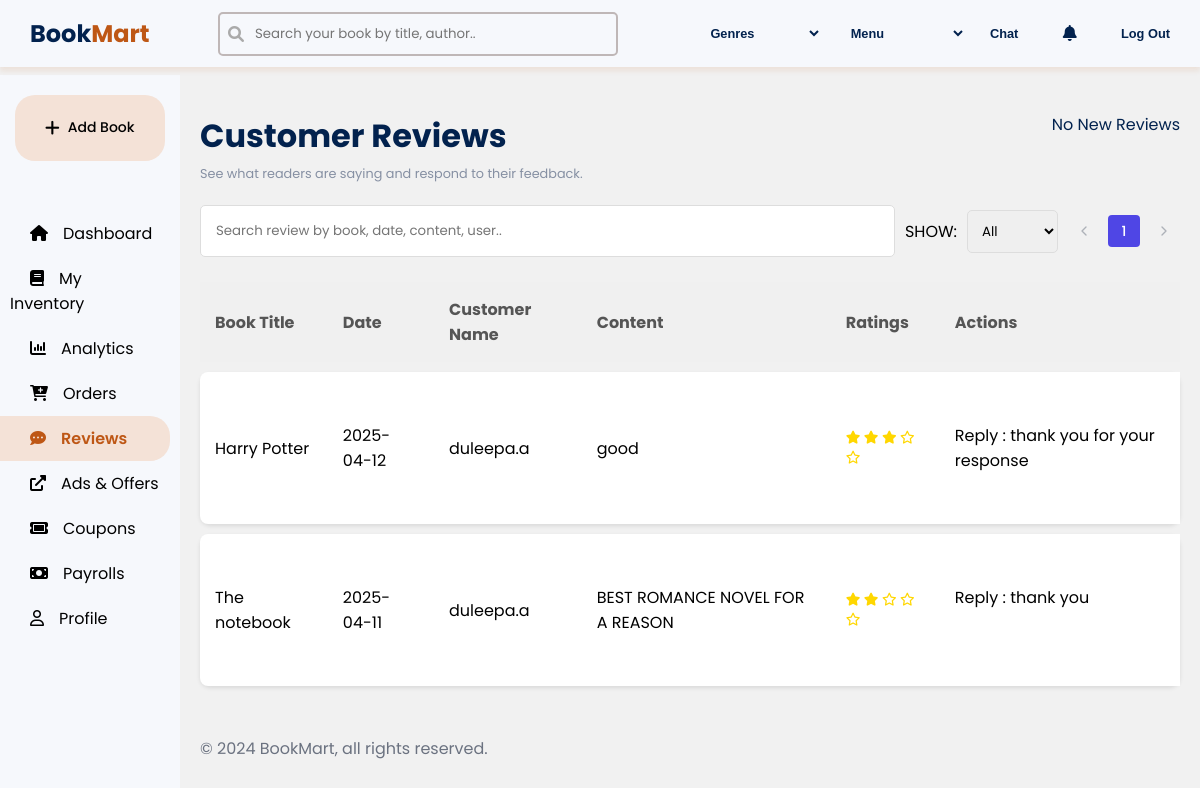
The page /public/BookstoreController/getReviews (signed in) on the database its author committed.
### tables this page shows
CREATE TABLE `review` (
  `id` int(11) NOT NULL,
  `buyer_id` int(11) NOT NULL,
  `book_id` int(11) NOT NULL,
  `order_id` int(11) DEFAULT NULL,
  `seller_id` int(11) DEFAULT NULL,
  `rating` int(11) DEFAULT NULL CHECK (`rating` >= 1 and `rating` <= 5),
  `comment` varchar(250) DEFAULT NULL,
  `reply` varchar(255) NOT NULL,
  `likes` int(11) NOT NULL DEFAULT 0,
  `seller_rating` int(11) DEFAULT NULL CHECK (`seller_rating` >= 1 and `seller_rating` <= 3),
  `review_date` datetime DEFAULT current_timestamp(),
  `is_read` int(11) NOT NULL DEFAULT 0
);

CREATE TABLE `book` (
  `id` int(11) NOT NULL,
  `seller_id` int(11) DEFAULT NULL,
  `title` varchar(255) NOT NULL,
  `ISBN` varchar(50) NOT NULL,
  `author` varchar(255) NOT NULL,
  `genre` enum('children','crime','education','fantasy','fiction','history','horror','mystery','non-fiction','romance','short-story','sci-fi') NOT NULL,
  `publisher` varchar(100) NOT NULL,
  `language` varchar(100) NOT NULL DEFAULT 'English',
  `cover_image` varchar(100) NOT NULL,
  `price` decimal(10,2) NOT NULL,
  `discount` decimal(10,2) NOT NULL DEFAULT 0.00,
  `quantity` int(11) NOT NULL,
  `book_condition` enum('new','like-new','very-good','good','acceptable','poor') NOT NULL,
  `description` text DEFAULT NULL,
  `status` enum('available','removed','auction') NOT NULL DEFAULT 'available',
  `created_at` timestamp NOT NULL DEFAULT current_timestamp()
);

CREATE TABLE `user` (
  `ID` int(10) NOT NULL,
  `username` varchar(100) NOT NULL,
  `email` varchar(100) NOT NULL,
  `password` varchar(100) NOT NULL,
  `role` enum('buyer','bookSeller','bookStore','courier','admin') NOT NULL,
  `createdAt` date NOT NULL DEFAULT current_timestamp(),
  `active_status` enum('active','inactive') NOT NULL DEFAULT 'active'
);

### app/controllers/BookstoreController.php (called while the page is built, shortened)
<?php
class BookstoreController extends Controller{
    public function getReviews(){
        $reviewModel = new ReviewModel();
        $bookModel = new BookModel();
        $userModel = new UserModel();
        $currentPage = isset($_GET['page']) ? (int)$_GET['page'] : 1;
        $itemsPerPage = 10;
        $offset = ($currentPage - 1) * $itemsPerPage;
        $filterStatus = isset($_GET['status']) ? $_GET['status'] : 'all';
        $baseConditions = ['seller_id' => $_SESSION['user_id']];
        $reviewModel->setLimit($itemsPerPage);
        $reviewModel->setOffset($offset);
        $totalReviews = $reviewModel->count($baseConditions);
        $totalPages = ceil($totalReviews / $itemsPerPage);
        $reviews = $reviewModel->where($baseConditions);
        $unreadCount = 0;
        if ($reviews) {
            foreach ($reviews as $review) {
                $book = $bookModel->first(['id' => $review->book_id]);
                $buyer = $userModel->first(['id' => $review->buyer_id]);
                $review->book_title = $book->title ?? 'Unknown';
                $review->buyer_name = $buyer->username ?? 'Anonymous';
            }
        }
        $this->view('bookstoreReviews', [
            'reviews' => $reviews,
            'unreadcount' => $unreadCount,
            'currentPage' => $currentPage,
            'totalPages' => $totalPages,
            'filterStatus' => $filterStatus
        ]);
    }
}

### public/index.php (called while the page is built, shortened)
<?php
require "../app/core/init.php";
$app = new App;
$app->loadController();

### app/core/init.php (called while the page is built, shortened)
<?php
spl_autoload_register(function($classname){
    $filename = "../app/models/".ucfirst($classname). ".php";
});
require 'Database.php';
require 'Model.php';

### app/core/Model.php (called while the page is built, shortened)
<?php
Trait Model{
    protected $limit = 10;
    protected $offset ='0';
    protected $order_column = "id";
    protected $order_type = "desc";
    public function setLimit($limit) {
        $this->limit = $limit;
    }
    public function setOffset($offset) {
        $this->offset = $offset;
    }
    public function where($data,$data_not = []){
        $keys = array_keys($data);
        $query="SELECT * FROM $this->table WHERE ";
        foreach($keys as $key){
            $query .= $key . "=:" .$key . " && ";
        }
        $query =trim($query," && "). " ";
        $query .="order by $this->order_column $this->order_type limit $this->limit offset $this->offset" ;
        $data = array_merge($data,$data_not);
        return $this->query($query,$data);
    }
    public function count($data = [], $data_not = []) {
        $keys = array_keys($data);
        $keys_not = array_keys($data_not);
        $query = "SELECT COUNT(*) as total FROM $this->table WHERE ";
        foreach ($keys as $key) {
            $query .= $key . "=:" . $key . " && ";
        }
        $query = trim($query, " && ");
        $data = array_merge($data, $data_not);
        $result = $this->query($query, $data);
        return $result ? $result[0]->total : 0;
    }
}

### app/core/Database.php (called while the page is built, shortened)
<?php
Trait Database{
    private $pdo;
    protected function connect() {
        if (!$this->pdo) {
            $string = "mysql:hostname=" . DBHOST . ";dbname=" . DBNAME;
            $this->pdo = new PDO($string, DBUSER, DBPASS);
        }
        return $this->pdo;
    }
    public function query($query,$data = []){
        $conn = $this->connect();
        $stm=$conn->prepare($query);
        $check = $stm->execute($data);
        if($check){
            $result = $stm->fetchAll(PDO::FETCH_OBJ);
            if(is_array($result) && count($result)){
                return $result;
            }
        }
        return false;
    }
}

### app/views/bookstoreReviews.view.php (the view, shortened to what this page needs)
<!DOCTYPE html>
<html lang="en">
<head>
    <link rel="stylesheet" href="<?= ROOT ?>/assets/CSS/bookstoreReviews.css">
    <link rel="stylesheet" href="https://cdnjs.cloudflare.com/ajax/libs/font-awesome/6.0.0-beta3/css/all.min.css">
</head>
<body>
    <?php include 'secondaryNavBar.view.php'; ?>
     <?php include 'commonSidebar.view.php'; ?>
    <div class="container">
        <div class="page-title">
            <div class="Heading">
                <h1>Customer Reviews</h1>
                <span class="sub-heading">See what readers are saying and respond to their feedback.</span>
            </div>
            <p><?= $unreadcount === 0 ? 'No' : htmlspecialchars($unreadcount) ?> New Reviews</p>
        </div>
        <div class="inventory-toolbar">
            <input type="text" placeholder="Search review by book, date, content, user.. " class="inventory-search-bar">
            <div class="filter">
                <label for="status-filter">SHOW:</label>
                <select id="status-filter" class="status-filter">
                    <option value="all" <?= $filterStatus === 'all' ? 'selected' : '' ?>>All</option>
                </select>
            </div>
            <div class="pagination">
                <div class="pagination-item pagination-arrow <?= $currentPage <= 1 ? 'disabled' : '' ?>">
                    <?php if ($currentPage > 1): ?>
                        <a href="?page=<?= $currentPage - 1 ?>&status=<?= urlencode($filterStatus) ?>">
                            <svg xmlns="http://www.w3.org/2000/svg" width="16" height="16" viewBox="0 0 24 24" fill="none"
                                stroke="currentColor" stroke-width="2" stroke-linecap="round" stroke-linejoin="round">
                                <polyline points="15 18 9 12 15 6"></polyline>
                            </svg>
                        </a>
                    <?php else: ?>
                        <svg xmlns="http://www.w3.org/2000/svg" width="16" height="16" viewBox="0 0 24 24" fill="none"
                            stroke="currentColor" stroke-width="2" stroke-linecap="round" stroke-linejoin="round">
                            <polyline points="15 18 9 12 15 6"></polyline>
                        </svg>
                    <?php endif; ?>
                </div>
                <?php for ($i = 1; $i <= $totalPages; $i++): ?>
                    <?php if ($i == 1 || $i == $totalPages || abs($i - $currentPage) <= 1): ?>
                        <div class="pagination-item pagination-number <?= $currentPage == $i ? 'active' : '' ?>">
                            <a href="?page=<?= $i ?>&status=<?= urlencode($filterStatus) ?>" style="color: inherit; text-decoration: none; width: 100%; height: 100%; display: flex; align-items: center; justify-content: center;">
                                <?= $i ?>
                            </a>
                        </div>
                    <?php elseif ($i == 2 && $currentPage > 3 || $i == $totalPages - 1 && $currentPage < $totalPages - 2): ?>
                        <div class="pagination-item pagination-dots">...</div>
                    <?php endif; ?>
                <?php endfor; ?>
                <div class="pagination-item pagination-arrow <?= $currentPage >= $totalPages ? 'disabled' : '' ?>">
                    <?php if ($currentPage < $totalPages): ?>
                        <a href="?page=<?= $currentPage + 1 ?>&status=<?= urlencode($filterStatus) ?>">
                            <svg xmlns="http://www.w3.org/2000/svg" width="16" height="16" viewBox="0 0 24 24" fill="none"
                                stroke="currentColor" stroke-width="2" stroke-linecap="round" stroke-linejoin="round">
                                <polyline points="9 18 15 12 9 6"></polyline>
                            </svg>
                        </a>
                    <?php else: ?>
                        <svg xmlns="http://www.w3.org/2000/svg" width="16" height="16" viewBox="0 0 24 24" fill="none"
                            stroke="currentColor" stroke-width="2" stroke-linecap="round" stroke-linejoin="round">
                            <polyline points="9 18 15 12 9 6"></polyline>
                        </svg>
                    <?php endif; ?>
                </div>
            </div>
        </div>
        <?php if (!empty($reviews)): ?>
        <table class="reviews-table">
            <thead>
                <tr>
                    <th>Book Title</th>
                    <th>Date</th>
                    <th>Customer Name</th>
                    <th>Content</th>
                    <th>Ratings</th>
                    <th>Actions</th>
                </tr>
            </thead>
            <tbody>
                <?php foreach ($reviews as $review): ?>
                    <tr>
                        <td><?= htmlspecialchars($review->book_title) ?></td>
                        <td><?= date('Y-m-d', strtotime($review->review_date)) ?></td>
                        <td><?= htmlspecialchars($review->buyer_name) ?></td>
                        <td><?= htmlspecialchars($review->comment) ?></td>
                        <td class="stars">
                            <?php for ($i = 1; $i <= 5; $i++): ?>
                                <i class="<?= $i <= $review->rating ? 'fas' : 'far' ?> fa-star"></i>
                            <?php endfor; ?>
                        </td>
                        <td>
                        <?php if(empty($review->reply)): ?>
                            <button class="reply-btn" data-review-id="<?= $review->id ?>">Reply</button>
                        <?php else:?>
                            Reply : <?= htmlspecialchars($review->reply) ?>
                        <?php endif; ?>
                        </td>
                    </tr>
                <?php endforeach; ?>
            </tbody>
        </table>
    </div>
    <?php else: ?>
        <div class="message-div">
            No reviews found.
        </div>
            <?php endif; ?>
    <footer class="small-footer">
            <p>&copy; 2024 BookMart, all rights reserved.</p>
    </footer>
</body>
</html>

### public/assets/CSS/bookstoreReviews.css (style rules this page uses)
* { margin: 0; box-sizing: border-box; font-family: 'poppins',Calibri, sans-serif; }
body { background-color: #F1F1F1; }
.container { width:85%; margin-top: 6%; margin-left: 15%; padding: 20px; }
.page-title { color: #02224E; margin-bottom: 20px; margin-top: 20px; display:flex; justify-content: space-between; }
.sub-heading { margin-top: 20px; font-size: 0.8rem; color: #8690a3; }
.reviews-table { width: 100%; border-collapse: separate; border-spacing: 0 10px; }
.reviews-table thead { background-color: #f0f0f0; }
.reviews-table th, .reviews-table td { text-align: left; padding: 15px; }
.reviews-table th { color: #555; font-size: 16px; }
.reviews-table tbody tr { background-color: #fff; box-shadow: 0 2px 4px rgba(0, 0, 0, 0.1); border-radius: 10px; display:table-row; justify-content: space-between; align-items: center; padding: 20px; margin-bottom: 10px; }
.reviews-table tbody tr td { padding-top:50px; padding-bottom:50px; border-top: 1px solid transparent; border-bottom: 1px solid transparent; }
.reviews-table tbody tr td:first-child { border-top-left-radius:8px; border-bottom-left-radius:8px; }
.reviews-table tbody tr td:last-child { display: flex; gap: 10px; border-top-right-radius:8px; border-bottom-right-radius:8px; }
.stars { font-size: small; color: #FFD700; }
.inventory-toolbar { display: flex; gap: 10px; margin-bottom: 15px; align-items: center; }
.inventory-search-bar { flex: 1; padding: 15px; border: 1px solid #ddd; border-radius: 5px; }
.filter { display: flex; align-items: center; }
.status-filter { padding: 10px; border: 1px solid #ddd; border-radius: 5px; margin-left: 10px; }
input { accent-color: #BE5715; }
.small-footer { margin-left: 15%; padding: 20px; margin-top: 0; margin-bottom: 3rem; }
.small-footer p { color: #6b7280; }
.pagination { display: flex; align-items: center; gap: 8px; margin:0 ; }
.pagination-item { width: 32px; height: 32px; border-radius: 4px; display: flex; align-items: center; justify-content: center; cursor: pointer; color: #6b7280; font-size: 14px; transition: all 0.2s ease; }
.pagination-arrow { color: #6b7280; }
.pagination-arrow.disabled { opacity: 0.5; cursor: not-allowed; }
.pagination-number { font-weight: 500; }
.pagination-number.active { background-color: #4f46e5; color: white; }

### rows shown on the page
review: book.title "Harry Potter", review_date "2025-04-12", buyer.username "duleepa.a", comment "good", rating 3 (drawn), reply "thank you for your response"
review: book.title "The notebook", review_date "2025-04-11", buyer.username "duleepa.a", comment "BEST ROMANCE NOVEL FOR A REASON", rating 2 (drawn), reply "thank you"
